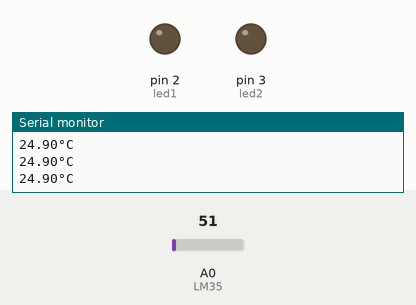
This sketch was run on a simulated Arduino Uno, built with avr-gcc and run on an emulated ATmega328P. On the bench: output pins drawn as LEDs (lit = HIGH), the last lines printed to the serial monitor. The inputs (shaded band) are chosen by the test bench; at power-on: A0 (LM35) = 51.

Above: at 1.3 s.
1.4 s: A0 (LM35) set to 65
2.9 s: A0 (LM35) set to 80
At 4.0 s:
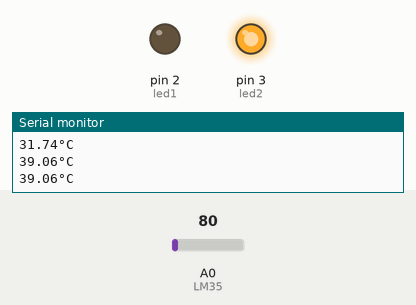
4.5 s: A0 (LM35) set to 30
At 5.2 s:
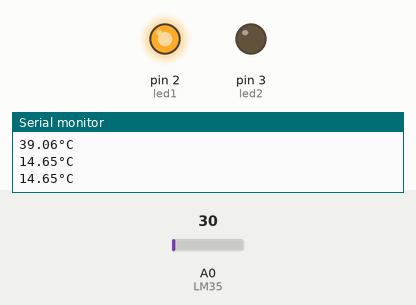
6.0 s: A0 (LM35) set to 34
7.5 s: A0 (LM35) set to 41
At 8.7 s:
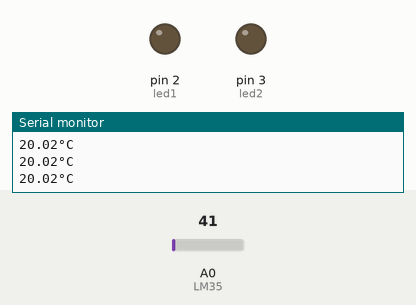
9.0 s: A0 (LM35) set to 15
At 10.0 s:
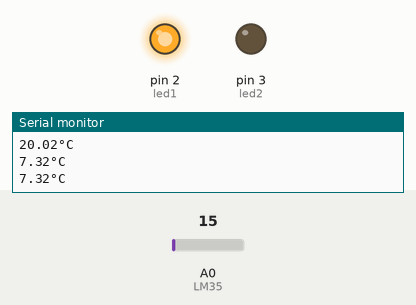
Timing chart, 0 to 11.5 s (numbered marks = the images above; inputs shaded):
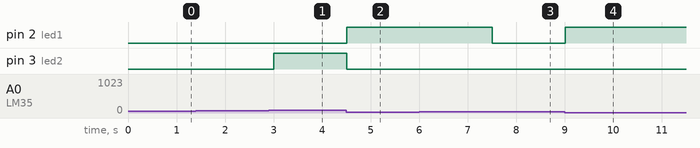

Measured:
- the behaviour switches between 73 and 74 on A0 (LM35) (found by bisection; images 0 and 1)
- the behaviour switches between 36 and 37 on A0 (LM35) (found by bisection; images 2 and 3)
- after the input at 2.9 s, pin 3 (led2): LOW → HIGH after 0.10 s
- after the input at 4.5 s, pin 2 (led1): LOW → HIGH at once; pin 3 (led2): HIGH → LOW at once
- after the input at 7.5 s, pin 2 (led1): HIGH → LOW at once
- after the input at 9.0 s, pin 2 (led1): LOW → HIGH at once

The sketch:

lm35_leds.ino
```cpp
// Declaracion de variables globales
float tempC; // Variable para almacenar el valor obtenido del sensor (0 a 1023)
int LM35 = A0; // Variable del pin de entrada del sensor (A0)
int led1 = 2;
int led2 = 3;

void setup() {
  // Configuramos el puerto serial a 9600 bps
  Serial.begin(9600);
  pinMode(led1, OUTPUT);
  pinMode(led2, OUTPUT);

}

void loop() {
  // Con analogRead leemos el sensor, recuerda que es un valor de 0 a 1023
  tempC = analogRead(LM35);

  // Calculamos la temperatura con la fórmula
  tempC = (5.0 * tempC * 100.0) / 1024.0;

  // Envia el dato al puerto serial
  Serial.print(tempC);
  Serial.print("°C");
  // Salto de línea
  Serial.print("\n");

  if (tempC < 18.00) {
    digitalWrite(led1, HIGH);
    if (tempC > 25.00 && tempC < 35.00) {
      Serial.println("-------------------ADVERTENCIA(TEMPERATURA ELEVADA)-------------");
      digitalWrite(led1, HIGH);
      delay(250);
      digitalWrite(led1, LOW);
      delay(250);
    }else{digitalWrite(led1, HIGH);}
  }else {
      digitalWrite(led1, LOW);
    }


  if (tempC > 36.00) {
    digitalWrite(led2, HIGH);
    if (tempC > 50.00 && tempC < 70.00) {
      Serial.println("-------------------EVACUACION INMEDIATA-------------");
      digitalWrite(led2, HIGH);
      delay(250);
      digitalWrite(led2, LOW);
      delay(250);
    }else{digitalWrite(led2, HIGH);}
  }else {
      digitalWrite(led2, LOW);
    }


  // Esperamos un tiempo para repetir el loop
  delay(500);
}
```
